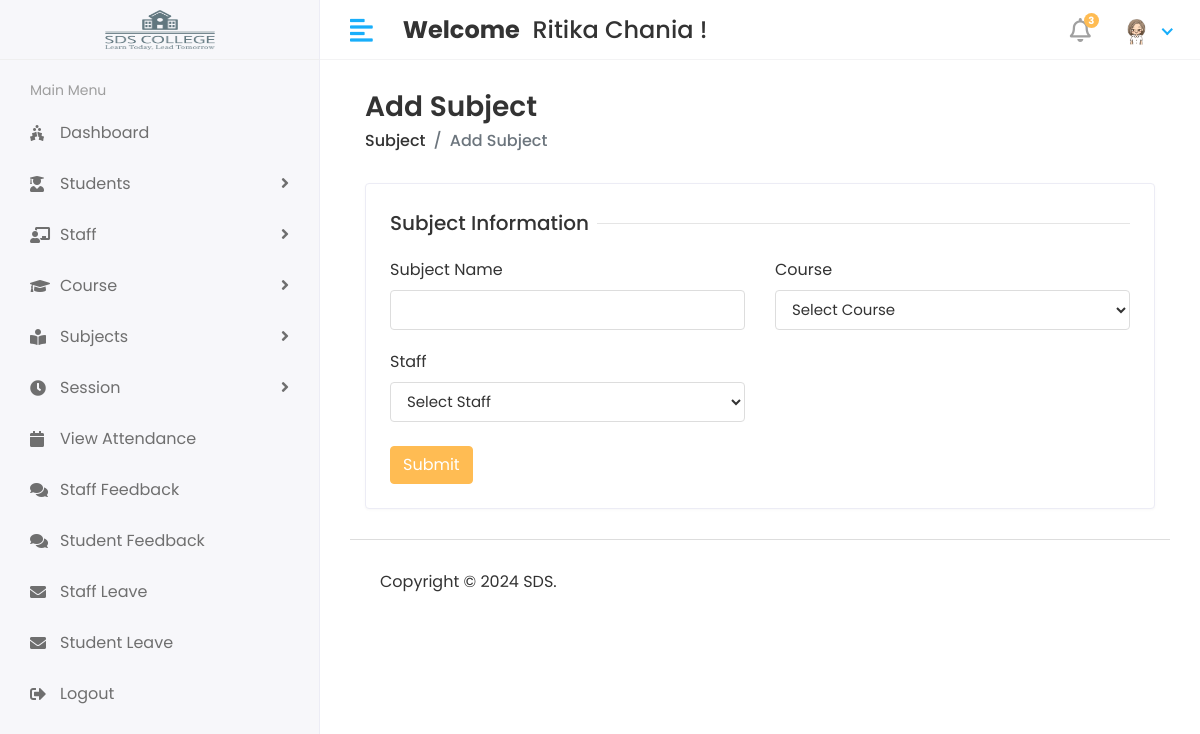
/Hod/Subject/Add (signed in), run on the app's committed database.
### app/models.py (models this page shows)
class CustomUser(AbstractUser):
    USER = (
        (1,'HOD'),
        (2,'STAFF'),
        (3,'STUDENT'),
    )
    user_type = models.CharField(choices=USER,max_length=50,default=1)
    profile_pic = models.ImageField(upload_to='media/profile_pic')

### student_management_system/Hod_Views.py (the view, shortened to what this page needs)
# urls.py: path('Hod/Subject/Add',Hod_Views.ADD_SUBJECT,name='add_subject'),
@login_required(login_url='/')
def ADD_SUBJECT(request):
    course = Course.objects.all()
    staff = Staff.objects.all()
    context = {
        'course':course,
        'staff':staff,
    }
    return render(request,'Hod/add_subject.html',context)

### student_management_system/templates/Hod/add_subject.html (shortened to what this page needs)
{% extends 'base.html' %}
{% block content %}
    <div class="content container-fluid">
    <div class="page-header">
    <div class="row align-items-center">
    <div class="col">
    <h3 class="page-title">Add Subject</h3>
    <ul class="breadcrumb">
    <li class="breadcrumb-item"><a href="subjects.html">Subject</a></li>
    <li class="breadcrumb-item active">Add Subject</li>
    </ul>
    </div>
    </div>
    </div>
    <div class="row">
    <div class="col-sm-12">
    <div class="card">
    <div class="card-body">
    <form action="{% url 'add_subject' %}" method="post">
    <div class="row">
    <div class="col-12">
    <h5 class="form-title"><span>Subject Information</span></h5>
    </div>
    <div class="col-12 col-sm-6">
    <div class="form-group">
    <label>Subject Name</label>
    <input type="text" class="form-control" name="subject_name" required>
    </div>
    </div>
    <div class="col-12 col-sm-6">
        <label>Course</label>
        <select class="form-control" name="course_id" required>
           <option>Select Course</option>
        </select>
    </div>
    <div class="col-12 col-sm-6">
        <label>Staff</label>
        <select class="form-control" name="staff_id" required>
           <option>Select Staff</option>
        </select>
    </div>
    <br>
    <div class="col-12  mt-4" >
    <button type="submit" class="btn btn-primary">Submit</button>
    </div>
    </div>
    </form>
    </div>
    </div>
    </div>
    </div>
    </div>
    {% endblock %}

### student_management_system/templates/includes/header.html (shortened to what this page needs)
{% load static %}
<div class="header">
    <div class="header-left" style="display: flex; justify-content: center; align-items: center;">
       <a href="{% url 'hod_home' %}" class="logo">
       <img src="{% static 'assets/img/logo.png' %}" style="width: 110px; height: 80px; " alt="Logo" >
       </a>
    </div>
    <a href="javascript:void(0);" id="toggle_btn">
    <i class="fas fa-align-left"></i>
    </a>
    <div class="top-nav-search mt-3">
       <h4><strong>Welcome</strong> &nbsp;<span>{{user.first_name}} {{user.last_name}}</span>&nbsp;!</h4>
    </div>
    <ul class="nav user-menu">
       <li class="nav-item dropdown noti-dropdown">
          <a href="#" class="dropdown-toggle nav-link" data-toggle="dropdown">
          <i class="far fa-bell"></i> <span class="badge badge-pill">3</span>
          </a>
       </li>
       <li class="nav-item dropdown has-arrow">
          <a href="#" class="dropdown-toggle nav-link" data-toggle="dropdown">
            {% if user.profile_pic == "" %}
               <span class="user-img"><img class="rounded-circle" src="{% static 'assets/img/Dummy.jpeg' %}" width="31" alt="{{user.first_name}} {{user.last_name}}"></span>
            {% else %}
               <span class="user-img"><img class="rounded-circle" src="{{user.profile_pic.url}}" width="31" alt="{{user.first_name}} {{user.last_name}}"></span>
            {% endif %}
          </a>
       </li>
    </ul>
 </div>

### static/assets/css/style.css (style rules this page uses)
html { height: 100%; }
body { background-color: #fff; color: #333; font-family: 'Poppins', sans-serif; font-size: 1rem; height: 100%; line-height: 1.5; overflow-x: hidden; }
h1, h2, h3, h4, h5, h6 { font-family: 'Poppins', sans-serif; margin-top: 0; }
.form-control { border: 1px solid #ddd; box-shadow: none; color: #333; font-size: 15px; height: 40px; }
a { color: #009ce7; }
input, button, a { transition: all 0.4s ease; -moz-transition: all 0.4s ease; -o-transition: all 0.4s ease; -ms-transition: all 0.4s ease; -webkit-transition: all 0.4s ease; }
input, input:focus, button, button:focus { outline: none; }
input[type=text], input[type=password] { -webkit-appearance: none; -moz-appearance: none; appearance: none; }
.form-group { margin-bottom: 1.25rem; }
ul, ol { padding: 0px; list-style: none; }
.btn-primary { background-color: #FFBC53; border: 1px solid #FFBC53; }
.card { border: 1px solid #ececf5; box-shadow: 0 1px 3px 0 rgba(0, 0, 0, 0.03); margin-bottom: 1.875rem; }
.card-body { padding: 1.5rem; }
.header { background-color: #fff; border-bottom: 1px solid #f3f3f4; left: 0; position: fixed; right: 0; top: 0; z-index: 1001; height: 60px; }
.header .header-left { float: left; height: 60px; padding: 0 20px; position: relative; width: 320px; z-index: 1; transition: all 0.2s ease-in-out; background-color: #f7f7fa; border-bottom: 1px solid #efefef; border-right: 1px solid #ececf5; display: flex; align-items: center; }
.header .header-left .logo { display: inline-block; line-height: 60px; }
.header .header-left .logo img { max-height: 40px; width: auto; }
.header .dropdown-toggle:after { display: none; }
.header .has-arrow .dropdown-toggle:after { border-top: 0; border-left: 0; border-bottom: 2px solid #18aefa; border-right: 2px solid #18aefa; content: ''; height: 8px; display: inline-block; pointer-events: none; -webkit-transform-origin: 66% 66%; -ms-transform-origin: 66% 66%; transform-origin: 66% 66%; -webkit-transform: rotate(45deg); -ms-transform: rotate(45deg); transform: rotate(45deg); -webkit-transition: all 0.15s ease-in-out; transition: all 0.15s ease-in-out; width: 8px; vertical-align: 0px; }
.user-menu { float: right; margin: 0; position: relative; z-index: 99; padding-right: 15px; }
.user-menu.nav > li > a { color: #a0a0a0; font-size: 14px; line-height: 58px; padding: 0 15px; height: 60px; }
.user-img { margin-right: 3px; position: relative; }
.top-nav-search { float: left; margin-left: 15px; }
.page-header { margin-bottom: 1.875rem; }
.page-header .breadcrumb { background-color: transparent; color: #6c757d; font-size: 1rem; font-weight: 500; margin-bottom: 0; padding: 0; }
.page-header .breadcrumb a { color: #333; }
.page-title { font-size: 28px; font-weight: 600; color: #333; margin-bottom: 5px; }
.user-menu.nav > li > a .badge { background-color: #FFBC53; display: block; font-size: 10px; font-weight: bold; height: 15px; width: 15px; position: absolute; right: 7px; top: 13px; color: #fff; padding: 3px; }
.user-menu.nav > li > a > i { font-size: 1.5rem; line-height: 60px; }
.form-title { width: 100%; max-width: 100%; padding: 0; font-size: 1.25rem; font-weight: 500; line-height: inherit; color: #333; white-space: normal; position: relative; display: block; margin-bottom: 20px; }
.form-title:before { content: ""; position: absolute; left: 0px; right: 0px; height: 1px; top: 50%; background-color: rgba(0, 0, 0, 0.1); }
.form-title span { padding: 0px 0.5rem 0 0; background-color: #fff; display: inline-block; z-index: 2; position: relative; }
@media (min-width: 992px) { #toggle_btn { align-items: center; color: #18aefa; display: inline-flex; float: left; font-size: 26px; height: 60px; justify-content: center; margin-left: 15px; padding: 0 15px; } }

### data on the page
CustomUser: first_name "Ritika", last_name "Chania", profile_pic (picture)
